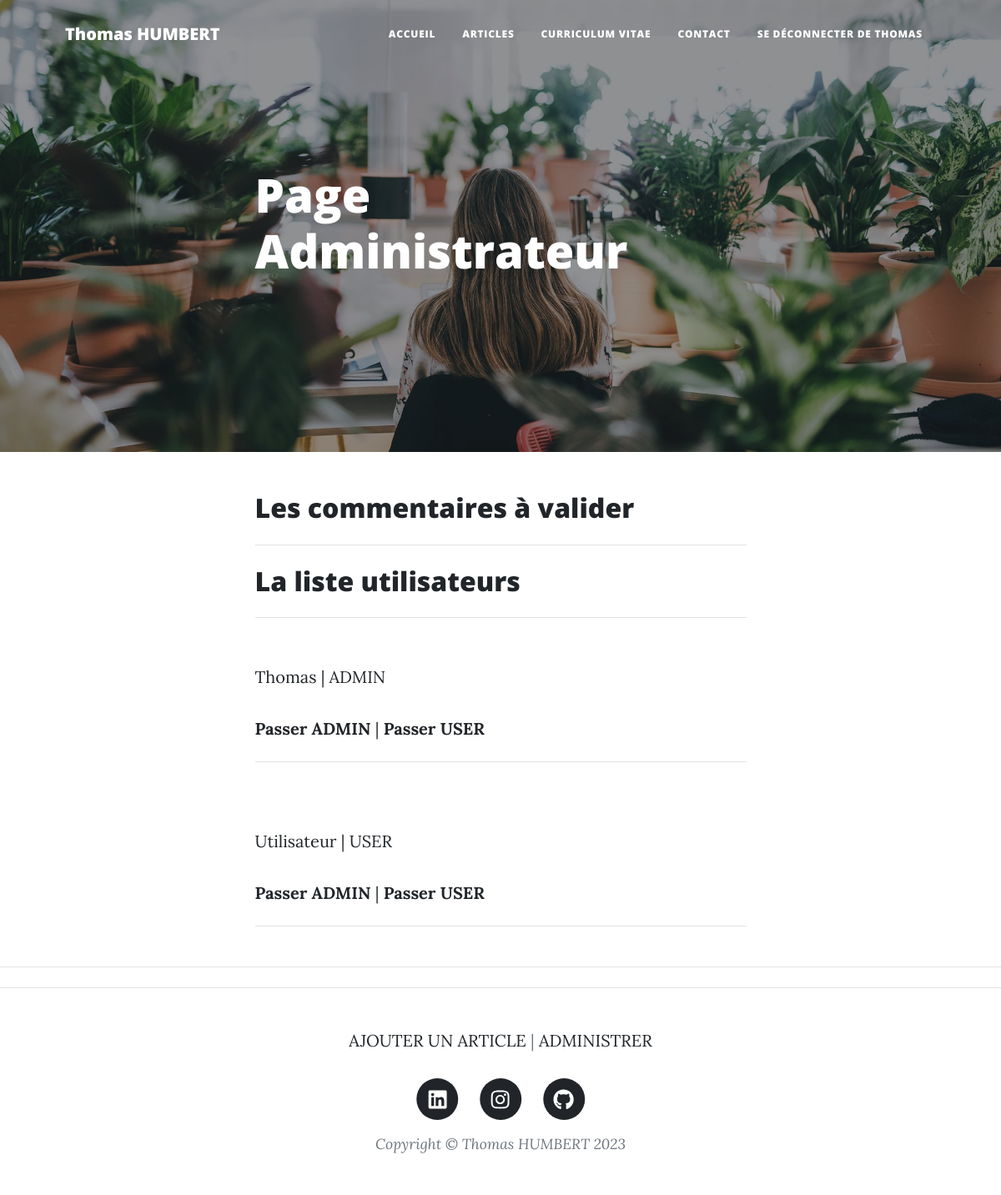
The page /index.php?action=admin (signed in) on the database its author committed.
### tables this page shows
CREATE TABLE `users` (
  `id` int(11) NOT NULL,
  `pseudo` varchar(256) NOT NULL,
  `email` varchar(256) NOT NULL,
  `password` varchar(256) NOT NULL,
  `user_role` varchar(64) NOT NULL
);

### models/controllers/admin_page.php (called while the page is built, shortened)
<?php
require_once 'lib/database.php';
require_once 'models/user.php';
function admin()
{
    $userRepository = new UserRepository();
    $userRepository->connection = new DatabaseConnection();
    $users = $userRepository->getAllUsers();
    require 'vues/admin_page.php';
}

### lib/database.php (called while the page is built)
<?php
class DatabaseConnection
{
	public ?PDO $database = null;
	public function getConnection(): PDO
	{
		if ($this->database === null) {
			$this->database = new PDO( 'mysql:host=localhost;dbname=projet5_blog;charset=utf8', 'root', 'root' );
		}
		return $this->database;
	}
}

### models/user.php (called while the page is built, shortened)
<?php
require_once 'lib/database.php';
class UserRepository
{
	public \DatabaseConnection $connection;
	public function getAllUsers(): array
	{
		$statement = $this->connection->getConnection()->prepare(
			"SELECT id, pseudo, user_role FROM users ORDER BY user_role"
		);
		$statement->execute();
		$users = [];
		while (($row = $statement->fetch())) {
			$user = new User();
			$user->identifier = $row['id'];
			$user->pseudo = $row['pseudo'];
			$user->user_role = $row['user_role'];
			$users[] = $user;
		}
		return $users;
	}
}

### vues/admin_page.php (the view, shortened to what this page needs)
<?php
require_once 'vues/head.php';
require_once 'vues/navbar.php';
?>
<header class="masthead" style="background-image: url('assets/img/admin.jpg')">
    <div class="container position-relative px-4 px-lg-5">
        <div class="row gx-4 gx-lg-5 justify-content-center">
            <div class="col-md-10 col-lg-8 col-xl-7">
                <div class="post-heading">
                    <h1>Page Administrateur</h1>
                </div>
            </div>
        </div>
    </div>
</header>
<div class="container px-4 px-lg-5">
    <div class="row gx-4 gx-lg-5 justify-content-center">
        <div class="col-md-10 col-lg-8 col-xl-7">
            <h2 class="post-title" id="show_comments">Les commentaires à valider</h2>
            <hr class="my-4" />
        </div>
    </div>
</div>
<div class="container px-4 px-lg-5">
    <div class="row gx-4 gx-lg-5 justify-content-center">
        <div class="col-md-10 col-lg-8 col-xl-7">
            <h2 class="post-title" id="show_users">La liste utilisateurs</h2>
            <hr class="my-4" />
        </div>
    </div>
</div>
<?php
foreach ($users as $user) {
    ?>
<article class="mb-4">
    <div class="container px-4 px-lg-5">
        <div class="row gx-4 gx-lg-5 justify-content-center">
            <div class="col-md-10 col-lg-8 col-xl-7">
                <p><?=htmlentities($user->pseudo)?> | <?=htmlentities($user->user_role)?></p>
                <strong><a href="index.php?action=passAdmin&id=<?=$user->identifier?>">Passer ADMIN</a></strong> |
                <strong><a href="index.php?action=passUser&id=<?=$user->identifier?>">Passer USER</a></strong>
                <hr class="my-4" />
            </div>
        </div>
    </div>
</article>
<?php
}
?>
<hr class="my-4" />
<?php
require_once 'vues/footer.php';
?>

### rows shown on the page
users: pseudo "Thomas", user_role "ADMIN"
users: pseudo "Utilisateur", user_role "USER"

### other values the page prints
$_SESSION['pseudo'] "THOMAS"
